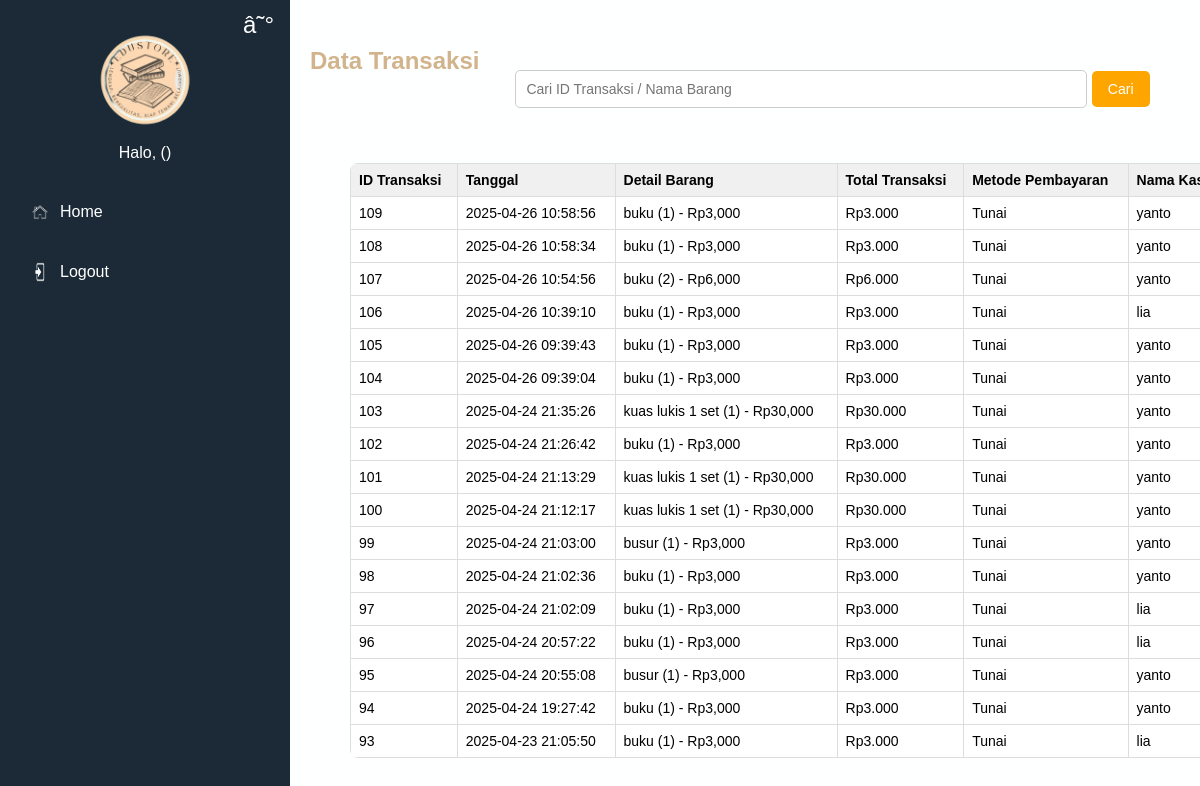
Page /transaksi/detailtransaksi.php on the earlier database version.
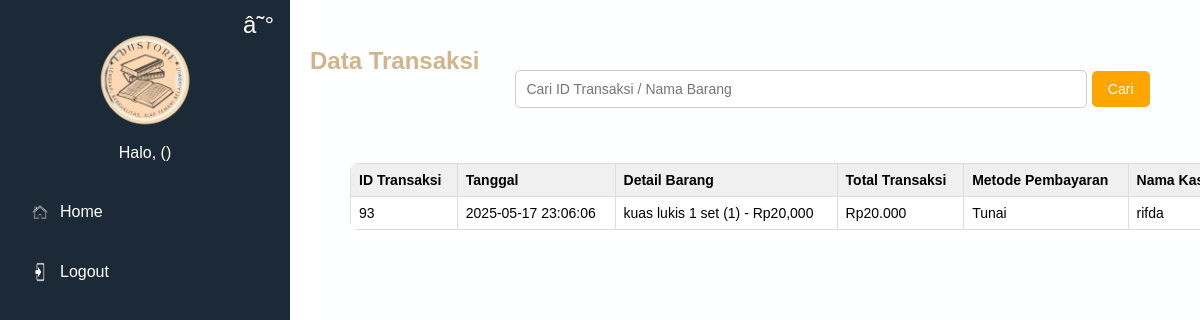
Same page on the later database version.
### tables this page shows
CREATE TABLE `transaksi` (
  `id_transaksi` int(11) NOT NULL,
  `id_pengguna` int(11) DEFAULT NULL,
  `tanggal_transaksi` datetime DEFAULT current_timestamp(),
  `total_harga` decimal(10,2) NOT NULL,
  `metode_pembayaran` varchar(255) NOT NULL,
  `bayar` int(50) NOT NULL
);

CREATE TABLE `pengguna` (
  `id_pengguna` int(11) NOT NULL,
  `nama` varchar(100) NOT NULL,
  `username` varchar(50) NOT NULL,
  `password` varchar(255) NOT NULL,
  `role` enum('Admin','Manager','Kasir') NOT NULL,
  `tanggal_ditambahkan` timestamp NOT NULL DEFAULT current_timestamp() ON UPDATE current_timestamp()
);

### transaksi/detailtransaksi.php (the view, shortened to what this page needs)
<?php
include "../koneksi/config.php";
$keyword = isset($_GET['keyword']) ? $_GET['keyword'] : "";
$sql = "SELECT
            t.id_transaksi,
            t.tanggal_transaksi,
            t.total_harga,
            t.metode_pembayaran,
            u.nama AS nama_kasir,
            GROUP_CONCAT(CONCAT(b.nama_barang, ' (', d.jumlah, ') - Rp', FORMAT(d.subtotal, 0)) SEPARATOR ', ') AS detail_barang
        FROM transaksi t
        JOIN detailtransaksi d ON t.id_transaksi = d.id_transaksi
        JOIN barang b ON d.id_barang = b.id_barang
        JOIN pengguna u ON t.id_pengguna = u.id_pengguna";
$sql .= " GROUP BY t.id_transaksi ORDER BY t.id_transaksi DESC";
$data = $conn->query($sql);
?>
<!DOCTYPE html>
<html lang="id">
<head>
    <link rel="stylesheet" href="../CSS/styledetailtransaksi.css">
</head>
<body>
<?php
include '../sidebar/sidebar.php';
?>
<div class="content">
    <div class="header">
        <div class="data-transaksi-container">
            <h2>Data Transaksi</h2>
        </div>
        <div class="search-box">
            <form method="GET">
                <input type="text" name="keyword" placeholder="Cari ID Transaksi / Nama Barang" value="<?= htmlspecialchars($keyword) ?>">
                <button type="submit">Cari</button>
            </form>
        </div>
    </div>
    <div class="table-container">
        <table>
            <thead>
                <tr>
                    <th>ID Transaksi</th>
                    <th>Tanggal</th>
                    <th>Detail Barang</th>
                    <th>Total Transaksi</th>
                    <th>Metode Pembayaran</th>
                    <th>Nama Kasir</th>
                </tr>
            </thead>
            <tbody>
                <?php if ($data->num_rows > 0): ?>
                    <?php while($row = $data->fetch_assoc()): ?>
                        <tr>
                            <td><?= $row['id_transaksi'] ?></td>
                            <td><?= $row['tanggal_transaksi'] ?></td>
                            <td><?= $row['detail_barang'] ?></td>
                            <td>Rp<?= number_format($row['total_harga'], 0, ',', '.') ?></td>
                            <td><?= $row['metode_pembayaran'] ?></td>
                            <td><?= $row['nama_kasir'] ?></td>
                        </tr>
                    <?php endwhile; ?>
                <?php else: ?>
                    <tr><td colspan="6">Data tidak ditemukan.</td></tr>
                <?php endif; ?>
            </tbody>
        </table>
    </div>
</div>
</body>
</html>

### sidebar/sidebar.php (shortened to what this page needs)
<?php
$base = (strpos($_SERVER['PHP_SELF'], 'restokbarang') !== false
    || strpos($_SERVER['PHP_SELF'], 'transaksi') !== false
    || strpos($_SERVER['PHP_SELF'], 'pengguna') !== false
    || strpos($_SERVER['PHP_SELF'], 'barang') !== false
    || strpos($_SERVER['PHP_SELF'], 'laporan') !== false
    || strpos($_SERVER['PHP_SELF'], 'pengaturan') !== false)
    ? '../' : '';
$isRestokPage = strpos($_SERVER['PHP_SELF'], 'restok_barang.php') !== false;
?>
<div class="sidebar <?php echo ($isRestokPage ? 'restok-page' : ''); ?>" id="sidebar">
    <button class="toggle-btn" onclick="toggleSidebar()">â˜°</button>
    <div class="brand">
        <img src="<?= $base ?>icons/edustore.png" alt="EduStore Logo">
        <div class="user-info">
            Halo, <?php echo $_SESSION['nama']; ?> (<?php echo $_SESSION['role']; ?>)
        </div>
    </div>
    <ul>
        <li>
            <a href="<?= $base ?>dashboard_<?php echo $_SESSION['role']; ?>.php">
                <img src="<?= $base ?>icons/home.png"><span>Home</span>
            </a>
        </li>
        <li>
            <a href="#" onclick="tampilkanPopupLogout()">
                <img src="<?= $base ?>icons/logout.png"><span>Logout</span>
            </a>
        </li>
    </ul>
</div>

### CSS/styledetailtransaksi.css (style rules this page uses)
table { width: 100%; border-collapse: collapse; background: white; border-radius: 8px; overflow: hidden; }
th, td { padding: 10px; border: 1px solid #ddd; text-align: left; }
th { background-color: #f0f0f0; }
.search-box { margin-left: 20px; margin-bottom: 15px; display: flex; align-items: center; gap: 50px; }
.search-box input[type="text"] { padding: 10px; width: 550px; border: 1px solid #ccc; border-radius: 5px; font-size: 14px; margin-top: 60px; }
.search-box button { padding: 10px 16px; background: orange; color: white; border: none; border-radius: 5px; cursor: pointer; font-size: 14px; }
body { font-family: Arial, sans-serif; margin: 0; padding: 0; display: flex; background-color: #feffff; overflow: hidden; }
.sidebar { width: 250px; height: 100vh; background-color: #1b2a36; padding: 20px; color: white; position: relative; overflow-y: auto; }
.sidebar .brand { text-align: center; margin-bottom: 20px; }
.sidebar .brand img { width: 120px; }
.sidebar ul { list-style: none; padding: 0; }
.sidebar ul li { padding: 10px 0; }
.sidebar ul li a { color: white; text-decoration: none; display: flex; align-items: center; padding: 10px; }
.sidebar ul li a img { width: 20px; margin-right: 10px; filter: brightness(0) invert(1); }
.toggle-btn { position: absolute; top: 10px; right: 10px; background-color: transparent; border: none; color: white; font-size: 24px; cursor: pointer; z-index: 10; transition: all 0.3s ease; }
.header { display: flex; justify-content: space-between; align-items: center; background-color: transparent; box-shadow: none; padding: 10px 20px; }
.sidebar, .main-content { transition: all 0.3s ease; }
.sidebar a img { width: 20px; height: 20px; margin-right: 10px; transition: all 0.3s ease; }
.sidebar a span { transition: opacity 0.3s ease; }
.table-container { margin-top: 30px; }
.data-transaksi-container { display: flex; flex-direction: column; align-items: flex-start; margin-bottom: 20px; background-color: transparent; box-shadow: none; }
.data-transaksi-container h2 { margin-bottom: 10px; color: #D2B48C; }
.table-container table { max-width: 900px; margin: auto; font-size: 14px; margin-left: 60px; }
.table-container th, .table-container td { font-size: 14px; padding: 8px; }

Differences in the rows shown:
removed transaksi: id_transaksi "109", tanggal_transaksi "2025-04-26 10:58:56", detail_barang "buku (1) - Rp3,000", total_harga "3.000", metode_pembayaran "Tunai", id_pengguna.nama "yanto"
removed transaksi: id_transaksi "108", tanggal_transaksi "2025-04-26 10:58:34", detail_barang "buku (1) - Rp3,000", total_harga "3.000", metode_pembayaran "Tunai", id_pengguna.nama "yanto"
removed transaksi: id_transaksi "107", tanggal_transaksi "2025-04-26 10:54:56", detail_barang "buku (2) - Rp6,000", total_harga "6.000", metode_pembayaran "Tunai", id_pengguna.nama "yanto"
removed transaksi: id_transaksi "106", tanggal_transaksi "2025-04-26 10:39:10", detail_barang "buku (1) - Rp3,000", total_harga "3.000", metode_pembayaran "Tunai", id_pengguna.nama "lia"
removed transaksi: id_transaksi "105", tanggal_transaksi "2025-04-26 09:39:43", detail_barang "buku (1) - Rp3,000", total_harga "3.000", metode_pembayaran "Tunai", id_pengguna.nama "yanto"
removed transaksi: id_transaksi "104", tanggal_transaksi "2025-04-26 09:39:04", detail_barang "buku (1) - Rp3,000", total_harga "3.000", metode_pembayaran "Tunai", id_pengguna.nama "yanto"
removed transaksi: id_transaksi "103", tanggal_transaksi "2025-04-24 21:35:26", detail_barang "kuas lukis 1 set (1) - Rp30,000", total_harga "30.000", metode_pembayaran "Tunai", id_pengguna.nama "yanto"
removed transaksi: id_transaksi "102", tanggal_transaksi "2025-04-24 21:26:42", detail_barang "buku (1) - Rp3,000", total_harga "3.000", metode_pembayaran "Tunai", id_pengguna.nama "yanto"
removed transaksi: id_transaksi "101", tanggal_transaksi "2025-04-24 21:13:29", detail_barang "kuas lukis 1 set (1) - Rp30,000", total_harga "30.000", metode_pembayaran "Tunai", id_pengguna.nama "yanto"
removed transaksi: id_transaksi "100", tanggal_transaksi "2025-04-24 21:12:17", detail_barang "kuas lukis 1 set (1) - Rp30,000", total_harga "30.000", metode_pembayaran "Tunai", id_pengguna.nama "yanto"
removed transaksi: id_transaksi "99", tanggal_transaksi "2025-04-24 21:03:00", detail_barang "busur (1) - Rp3,000", total_harga "3.000", metode_pembayaran "Tunai", id_pengguna.nama "yanto"
removed transaksi: id_transaksi "98", tanggal_transaksi "2025-04-24 21:02:36", detail_barang "buku (1) - Rp3,000", total_harga "3.000", metode_pembayaran "Tunai", id_pengguna.nama "yanto"
removed transaksi: id_transaksi "97", tanggal_transaksi "2025-04-24 21:02:09", detail_barang "buku (1) - Rp3,000", total_harga "3.000", metode_pembayaran "Tunai", id_pengguna.nama "lia"
removed transaksi: id_transaksi "96", tanggal_transaksi "2025-04-24 20:57:22", detail_barang "buku (1) - Rp3,000", total_harga "3.000", metode_pembayaran "Tunai", id_pengguna.nama "lia"
removed transaksi: id_transaksi "95", tanggal_transaksi "2025-04-24 20:55:08", detail_barang "busur (1) - Rp3,000", total_harga "3.000", metode_pembayaran "Tunai", id_pengguna.nama "yanto"
removed transaksi: id_transaksi "94", tanggal_transaksi "2025-04-24 19:27:42", detail_barang "buku (1) - Rp3,000", total_harga "3.000", metode_pembayaran "Tunai", id_pengguna.nama "yanto"
changed transaksi "Tunai": tanggal_transaksi "2025-04-23 21:05:50" → "2025-05-17 23:06:06"; detail_barang "buku (1) - Rp3,000" → "kuas lukis 1 set (1) - Rp20,000"; total_harga "3.000" → "20.000"; id_pengguna.nama "lia" → "rifda"
